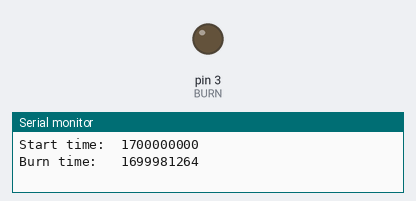
The sketch below on a simulated Arduino Leonardo, built with avr-gcc and run on an emulated ATmega32U4. Shown: output pins drawn as LEDs (lit = HIGH), the last lines printed to the serial monitor. The local clock reads 2024-03-15 10:24:30 at power-on unless the sketch sets it; random numbers use the default seed unless the sketch sets one; pins used as bus, display or sensor lines are not drawn.

Above: at 0.1 s.
At 5.1 s:
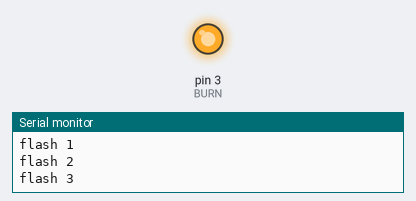
Timing chart, 0 to 6.6 s (numbered marks = the images above):
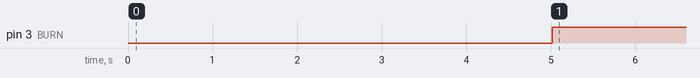

The sketch:

Burnwire_2.ino
```cpp
//Burn Wire 2.0 -- Jackson Sugar //
#include <Wire.h>
#include "RTClib.h"
#include "LowPower.h"

const int LED = 7;
const int BURN = 3;
const int STROBE = 4;
unsigned long start;
unsigned long burn;
int i;

RTC_DS3231 rtc;

//////////////////////////////////////////////////////////////////////////////////////
//Set time to begin burn cycle
int days = 0;
int h = 13;
int m = 0;
int s = 0;
//Set length of burn cycle before strobe flash (in seconds)
const unsigned long burnTime = 0;  //Input time of wire burning before strobe (1200 recommended)
//////////////////////////////////////////////////////////////////////////////////////
const long deploy = (days * 86400)+ (h * 3600) + (60 * m) + s;


void setup () {

//Set outputs
pinMode(BURN, OUTPUT);
pinMode(STROBE, OUTPUT);
digitalWrite(BURN, LOW);
digitalWrite(STROBE, LOW);

  while (!Serial) {
    delay(100);  // for Leonardo/Micro/Zero
  }

  Serial.begin(9600);

  if (! rtc.begin()) {
    Serial.println("RTC is NOT running!");
    while (1);
  }

  //Set new time based on computer clock
  rtc.adjust(DateTime(F(__DATE__), F(__TIME__)));
  DateTime now = rtc.now();
  start = now.unixtime();
  burn = start + deploy;
  //Print clock reading + burn time
  Serial.print("Start time:  ");
  Serial.println(start);
  Serial.print("Burn time:   ");
  Serial.println(burn);
  delay(2000);

  for (int j = 1; j <= 3; j++) {
        digitalWrite(LED, HIGH);
        delay(500);
        digitalWrite(LED, LOW);
        delay(500);
        Serial.print("flash ");
        Serial.println(j);
  }
  Serial.println();
}

void loop () {

DateTime now = rtc.now();

if (now.unixtime() <= burn) {
    Serial.print(now.month(), DEC);
    Serial.print('/');
    Serial.print(now.day(), DEC);
    Serial.print('/');
    Serial.print(now.year(), DEC);
    Serial.print("         ");
    Serial.print(now.hour(), DEC);
    Serial.print(':');
    Serial.print(now.minute(), DEC);
    Serial.print(':');
    Serial.print(now.second(), DEC);
    Serial.println();
    Serial.print("Start Unix Time:   ");
    Serial.println(start);
    Serial.print("Burn Time:         ");
    Serial.println(burn);
    Serial.print("Current Unix Time: ");
    Serial.println(now.unixtime());
    Serial.println();
    digitalWrite(BURN, LOW);
    digitalWrite(STROBE, LOW);
    delay(100);

    for (int i = 1; i <= 15; i++){
      LowPower.powerDown(SLEEP_8S, ADC_OFF, BOD_OFF);
    }

}
    else {
      if(now.unixtime() <= burn + burnTime) {
//        Serial.println("Burn = 1");
        digitalWrite(BURN, HIGH);
          for (int i = 1; i <= 15; i++){
            LowPower.powerDown(SLEEP_8S, ADC_OFF, BOD_OFF);
    }

      }
      else {
        digitalWrite(BURN, HIGH);
        digitalWrite(STROBE, HIGH);
        delay(random(10, 300));
        digitalWrite(STROBE, LOW);
        LowPower.powerDown(SLEEP_4S, ADC_OFF, BOD_OFF);
        delay(10);
      }
    }
}
```

Measured:
- by itself, pin 3 (BURN): LOW → HIGH at 5.0 s
